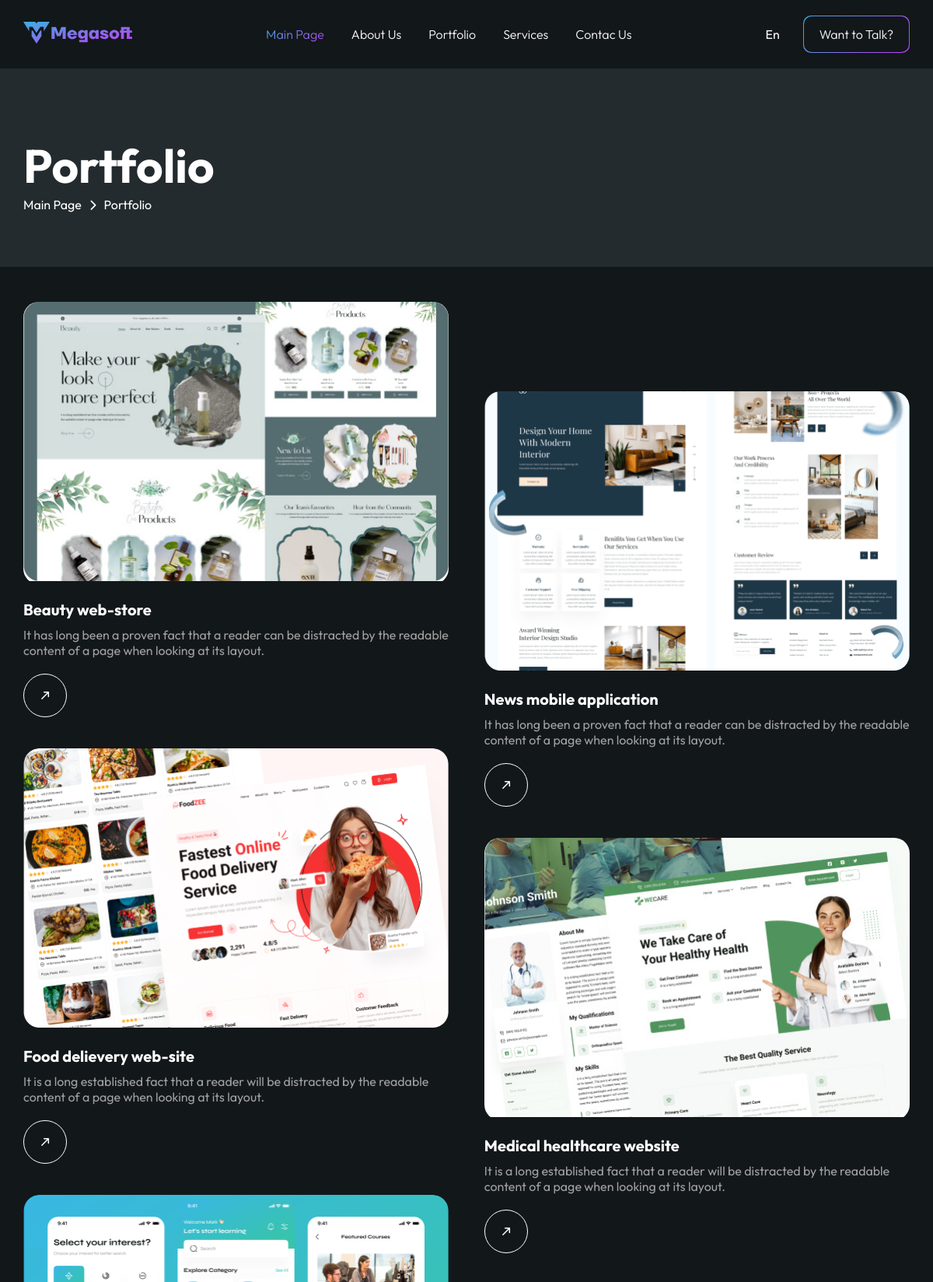
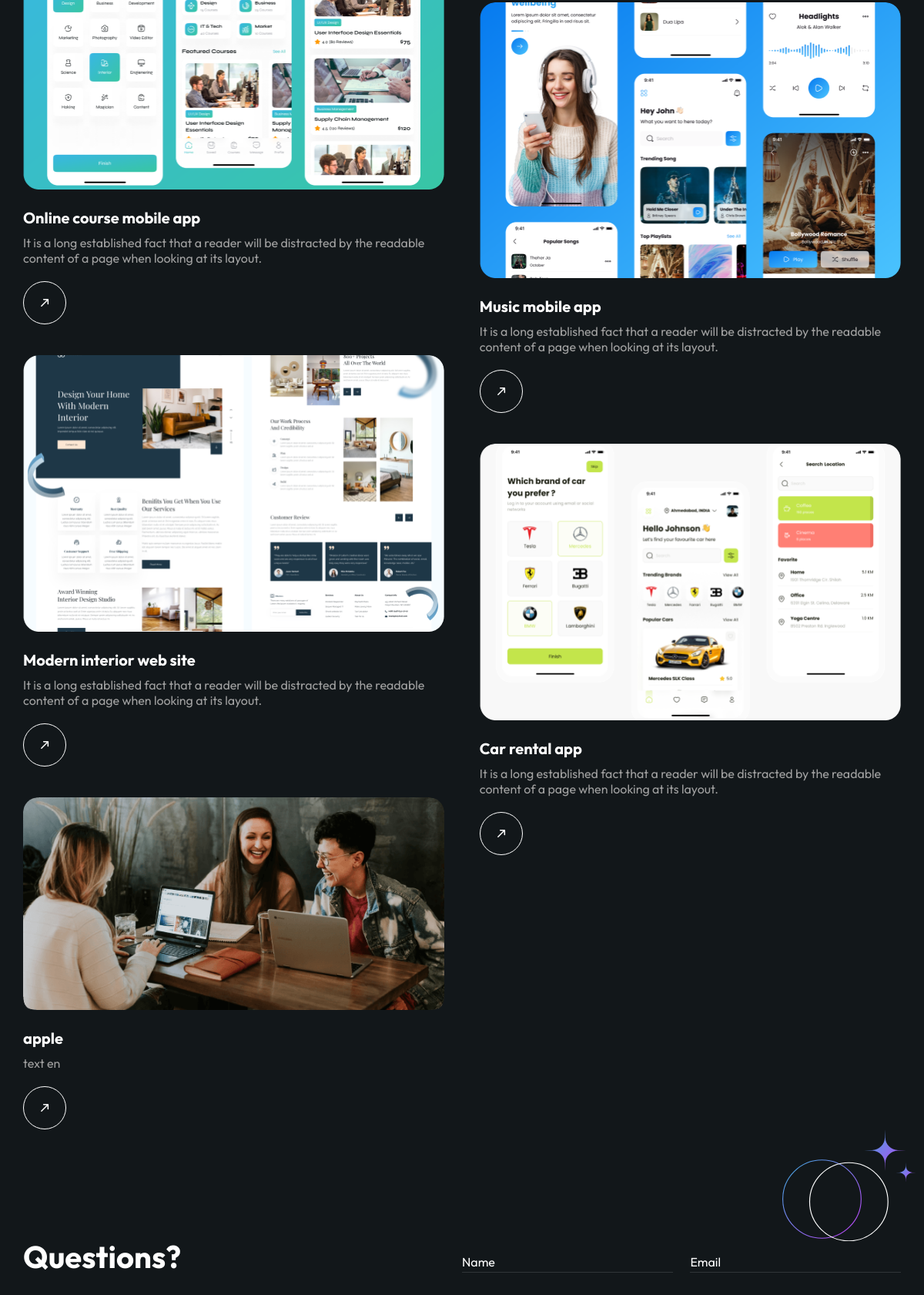
The page /portfolio/ (upper part) on the database its author committed (2 pictures, top to bottom).
### main/models.py (models this page shows, shortened)
class Portfolio(models.Model):
    title = models.CharField(max_length=100)
    image = models.ImageField(upload_to='media/')
    text = models.TextField()

### main/views.py (the view)
# urls.py: path("portfolio/", portfolio, name="portfolio"),
def portfolio(request):
    blog_items_row1 = Portfolio.objects.all()[0::2]
    blog_items_row2 = Portfolio.objects.all()[1::2]
    return render(request, "portfolio.html", {
        'blog_items1':blog_items_row1,
        'blog_items2':blog_items_row2,
    })

### templates/portfolio.html (shortened to what this page needs)
{% extends "base.html" %}
{% load static %}
{% block stylesheet %}<link rel="stylesheet" href="{% static 'css/portfolio.css' %}" />{% endblock stylesheet %}
{% load i18n %}
{% block content %}
      <header class="header">
        <div class="portfolio-page__banner page__banner-bg">
          <div class="container">
            <div class="portfolio-page">
              <h1 class="portfolio-page__title">{% trans "Portfolio" %}</h1>
              <div class="portfolio-page__links">
                <a href="{% url 'index' %}" class="portfolio-page__home"
                  >{% trans "Bosh sahifa" %}</a
                >
                <span class="portfolio-page__link-sign"
                  ><i
                    class="portfolio-page__icon fa-solid fa-chevron-right"
                    style="color: #ffffff"
                  ></i
                ></span>
                <a href="{% url 'portfolio' %}" class="portfolio-page__link"
                  >{% trans "Portfolio" %}</a
                >
              </div>
            </div>
          </div>
        </div>
      </header>
      <main class="main">
        <div class="container">
          <div class="portfolio portfolio-page__items">
            <div class="portfolio__content">
              <div class="portfolio__col">
              {% for item1 in blog_items1 %}
                <div class="portfolio__item">
                  <div class="portfolio__img-wrapper">
                    <a href="#" class="portfolio__link-img">
                      <img
                        src="{{ item1.image.url }}"
                        alt="Food Delivery"
                        class="portfolio__item-img"
                      />
                    </a>
                  </div>
                  <h4 class="portfolio__item-title">{{ item1.title }}</h4>
                  <p class="portfolio__item-text main-text">
                    {{item1.text}}
                  </p>
                  <div class="portfolio__item-link">
                    <a href="#" class="link__item">
                      <img
                        src="{% static 'assets/icons/arrow-right.svg' %}"
                        alt="Arrow"
                        class="link__icon"
                      />
                    </a>
                  </div>
                </div>
              {% endfor %}
              </div>
              <div class="portfolio__col">
                {% for item in blog_items2 %}
                <div class="portfolio__item">
                  <div class="portfolio__img-wrapper">
                    <a href="" class="portfolio__link-img">
                      <img
                        src="{{ item.image.url }}"
                        alt="Food Delivery"
                        class="portfolio__item-img"
                      />
                    </a>
                  </div>
                  <h4 class="portfolio__item-title">
                    {{ item.title }}
                  </h4>
                  <p class="portfolio__item-text main-text">
                    {{ item.text }}
                  </p>
                  <div class="portfolio__item-link">
                    <a href="#" class="link__item">
                      <img
                        src="{% static 'assets/icons/arrow-right.svg' %}"
                        alt="Arrow"
                        class="link__icon"
                      />
                    </a>
                  </div>
                </div>
                {% endfor %}
              </div>
            </div>
          </div>
          <img
            src="{% static 'images/profession__before.svg' %}"
            alt="Cervices"
            class="main__section-icons profession__before portfolio-page__after"
          />
        </div>
        <div class="container">
          {% include "includes/contacts.html" %}
        </div>
      </main>
{% endblock content %}

### static/css/main.css (style rules this page uses)
* { margin: 0; padding: 0; box-sizing: border-box; font-family: "Outfit", sans-serif; }
.container { width: 100%; position: relative; max-width: 1180px; padding: 0 20px; margin: 0 auto; }
.wrapper .main { flex-grow: 1; }
a { text-decoration: none; color: inherit; }
body { background-color: #12171a; font-family: "Outfit", "sans-serif"; color: #fff; overflow-x: hidden; }
.main-text { font-size: 16px; color: #a1a1a1; }
.header { margin-top: 88px; }
.portfolio { margin-bottom: 80px; margin-top: 45px; }
.portfolio__item-title { font-size: 20px; }
.portfolio__content { display: flex; align-items: unset; justify-content: space-between; }
.portfolio__col { width: 48%; display: flex; flex-direction: column; gap: 40px; }
.portfolio__col:nth-child(2) { margin-top: 115px; }
.portfolio__img-wrapper { width: 100%; border-radius: 20px; overflow: hidden; margin-bottom: 20px; }
.portfolio__item-img { object-fit: cover; width: 100%; }
.portfolio__item-title { margin-bottom: 10px; font-size: 20px; }
.portfolio__item-text { font-size: 16px; margin-bottom: 10px; }
.portfolio__item-link { position: relative; margin-top: 20px; width: 56px; height: 56px; overflow: hidden; border-radius: 50%; border: 1px solid #fff; transition: 0.5s; z-index: 1; }
.portfolio__item-link::before { position: absolute; content: ""; top: 0; right: 0; bottom: 0; left: 0; background-image: linear-gradient(135deg, #3caee0 0%, #c23df5 100%); z-index: -1; transition: all 0.5s linear; opacity: 0; border-radius: 50%; }
.portfolio__item-link .link__icon { position: absolute; top: 50%; left: 50%; transform: translate(-50%, -50%); }
.page__banner-bg { background: linear-gradient(0deg, #232b2e 0%, #232b2e 100%), linear-gradient(135deg, rgba(76, 162, 227, 0.5) 0%, rgba(181, 73, 244, 0.5) 100%); background-blend-mode: normal, multiply; }

### static/css/portfolio.css (style rules this page uses)
* { margin: 0; padding: 0; box-sizing: border-box; font-family: "Outfit", sans-serif; }
.container { width: 100%; position: relative; max-width: 1180px; padding: 0 20px; margin: 0 auto; }
.wrapper .main { flex-grow: 1; }
a { text-decoration: none; color: inherit; }
.portfolio-page { padding: 85px 0 70px 0; display: flex; flex-direction: column; }
.portfolio-page__title { color: #fff; font-family: Outfit; font-size: 60px; font-style: normal; font-weight: 700; line-height: 80px; }
.portfolio-page__links { display: flex; align-items: center; justify-content: unset; gap: 10px; }
.portfolio-page__icon { font-size: 14px; }
.portfolio-page__after { position: absolute; right: 0; bottom: 0; transform: translate(50%, 100%); width: 174px; }
@media (max-width: 1350px) { .portfolio-page__after { transform: translate(0%, 100%); } }
.portfolio-page__items { margin-bottom: 140px; }

### rows shown on the page
Portfolio: image (picture), title "Beauty web-store", text "It has long been a proven fact that a reader can be distracted by the readable content of a page when looking at its layout."
Portfolio: image (picture), title "Food delievery web-site", text "It is a long established fact that a reader will be distracted by the readable content of a page when looking at its layout."
Portfolio: image (picture), title "Online course mobile app", text "It is a long established fact that a reader will be distracted by the readable content of a page when looking at its layout."
Portfolio: image (picture), title "Modern interior web site", text "It is a long established fact that a reader will be distracted by the readable content of a page when looking at its layout."
Portfolio: image (picture), title "apple", text "text en"
Portfolio: image (picture), title "News mobile application", text "It has long been a proven fact that a reader can be distracted by the readable content of a page when looking at its layout."
Portfolio: image (picture), title "Medical healthcare website", text "It is a long established fact that a reader will be distracted by the readable content of a page when looking at its layout."
Portfolio: image (picture), title "Music mobile app", text "It is a long established fact that a reader will be distracted by the readable content of a page when looking at its layout."
Portfolio: image (picture), title "Car rental app", text "It is a long established fact that a reader will be distracted by the readable content of a page when looking at its layout."

### other values the page prints
{{ current_language|title }} "En"
